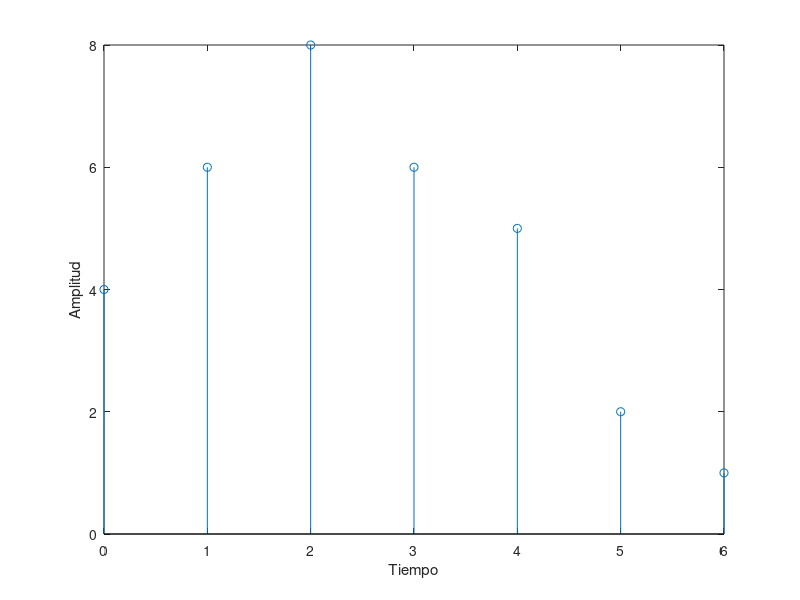

MATLAB code to generate this figure:
%% Ejercicio 1 de "digital convolution"
x = [-2 -2 -2 1 1];
h = [2 -1 -1];

y = conv(x, h);

% Ejes x
k1 = length(y);
k = [0:1:k1-1];

stem(k, y);
xlabel("Tiempo");
ylabel("Amplitud");

%% Ejercicio 2 de "digital convolution"
x = [1 1];
h = [0 1 1];

y = conv(x, h);

% Ejes x
k1 = length(y);
k = [0:1:k1-1];

stem(k, y);
xlabel("Tiempo");
ylabel("Amplitud");

%% Ejercicio 3 de "digital convolution"
x = [2 1 1];
h = [2 2 2 1 1];

y = conv(x, h);

% Ejes x
k1 = length(y);
k = [0:1:k1-1];

stem(k, y);
xlabel("Tiempo");
ylabel("Amplitud");